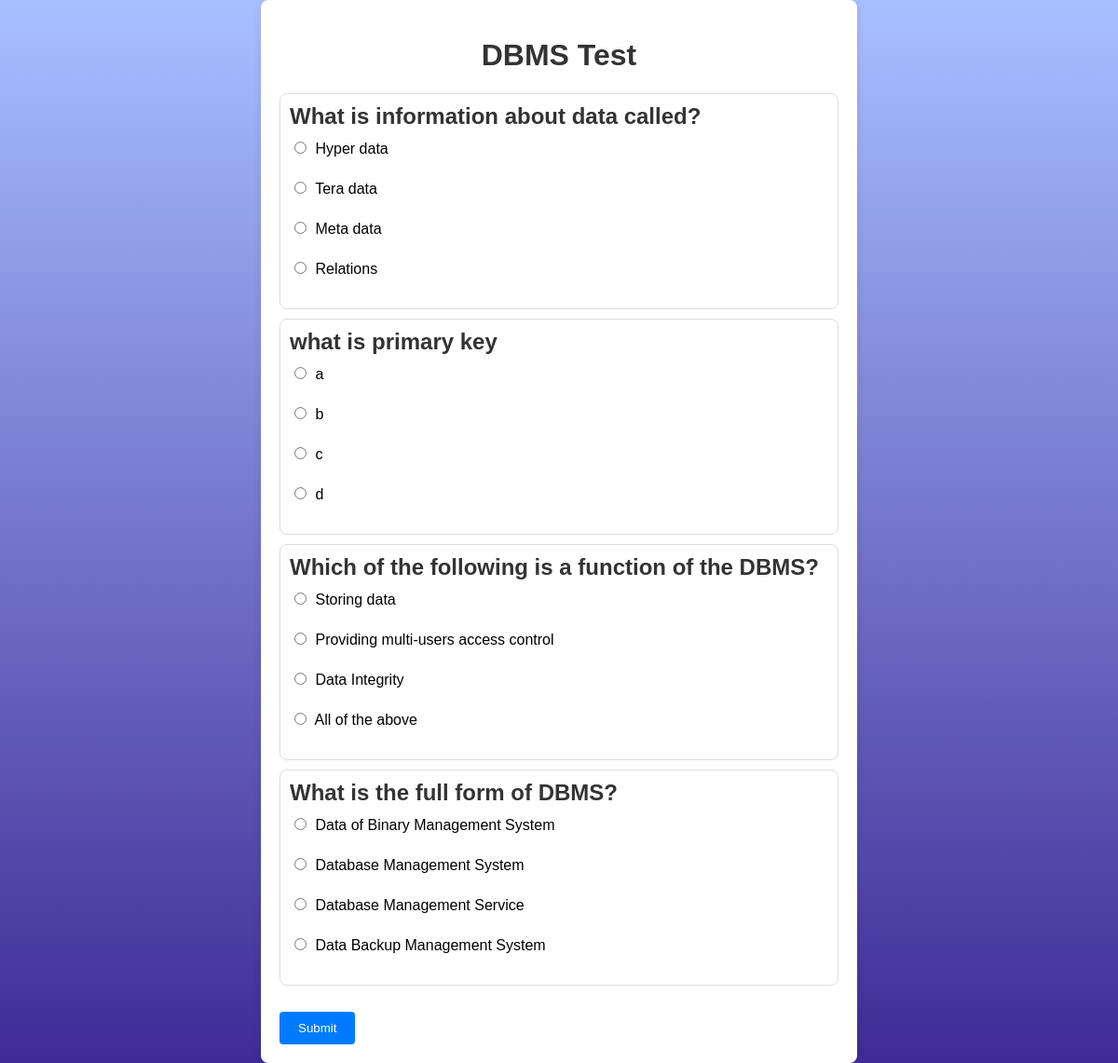
Screenshot of /ots/subject1 with the database file from the repository.
### online_test/models.py (models this page shows, shortened)
class Test_paper_subject1(models.Model):
    q_id=models.IntegerField(primary_key=True)
    ques=models.CharField(max_length=100)
    a=models.CharField(max_length=50)
    b=models.CharField(max_length=50)
    c=models.CharField(max_length=50)
    d=models.CharField(max_length=50)
    ans=models.CharField(max_length=2)

### online_test/views.py (the view)
# urls.py: path("subject1",views.subject1,name='subject1'),
def subject1(request):
    ques=Test_paper_subject1.objects.all()
    quse_list=list(ques)
    random.shuffle(quse_list)
    quse_list=quse_list[:4:1] ###### total questions can be customized
    context={
        'quse_list':quse_list
    }
    template=loader.get_template("subject1.html")
    res=template.render(context,request)
    return HttpResponse(res)

### online_test/templates/subject1.html (shortened to what this page needs)
<!DOCTYPE html>
<html lang="en">
<head>
</head>
<body>
    <form action="{% url 'user:result1' %}" method="post">
        <h1>DBMS Test</h1>
        {% for q in quse_list %}
        <div class="card">
            <h2>{{q.ques}}</h2>
            <label><input type="radio" name="option{{q.q_id}}" value="a"> {{q.a}}</label><br>
            <label><input type="radio" name="option{{q.q_id}}" value="b"> {{q.b}}</label><br>
            <label><input type="radio" name="option{{q.q_id}}" value="c"> {{q.c}}</label><br>
            <label><input type="radio" name="option{{q.q_id}}" value="d"> {{q.d}}</label><br>
        </div>
        {% endfor %}
        <br>
        <input type="submit" name="ans" value="Submit">
    </form>
</body>
</html>

### online_test/templates/subject1.html (style rules this page uses)
body { font-family: Arial, sans-serif; margin: 0; padding: 0; display: flex; justify-content: center; align-items: center; min-height: 100vh; background-image: linear-gradient(to bottom, #a8c0ff, #3f2b96); }
form { background-color: #fff; border-radius: 8px; box-shadow: 0 0 10px rgba(0, 0, 0, 0.1); padding: 20px; width: 600px; }
h1 { text-align: center; color: #333; }
.card { border: 1px solid #ddd; border-radius: 8px; padding: 10px; margin: 10px 0; }
.card h2 { margin-top: 0; margin-bottom: 10px; color: #333; }
.card label { display: block; margin-bottom: 5px; }
input[type="radio"] { margin-right: 5px; }
input[type="submit"] { background-color: #007bff; color: #fff; border: none; border-radius: 4px; padding: 10px 20px; cursor: pointer; transition: background-color 0.3s; }

### rows the page displays
Test_paper_subject1: ques "What is information about data called?", a "Hyper data", b "Tera data", c "Meta data", d "Relations"
Test_paper_subject1: ques "what is primary key", a "a", b "b", c "c", d "d"
Test_paper_subject1: ques "Which of the following is a function of the DBMS?", a "Storing data", b "Providing multi-users access control", c "Data Integrity", d "All of the above"
Test_paper_subject1: ques "What is the full form of DBMS?", a "Data of Binary Management System", b "Database Management System", c "Database Management Service", d "Data Backup Management System"
